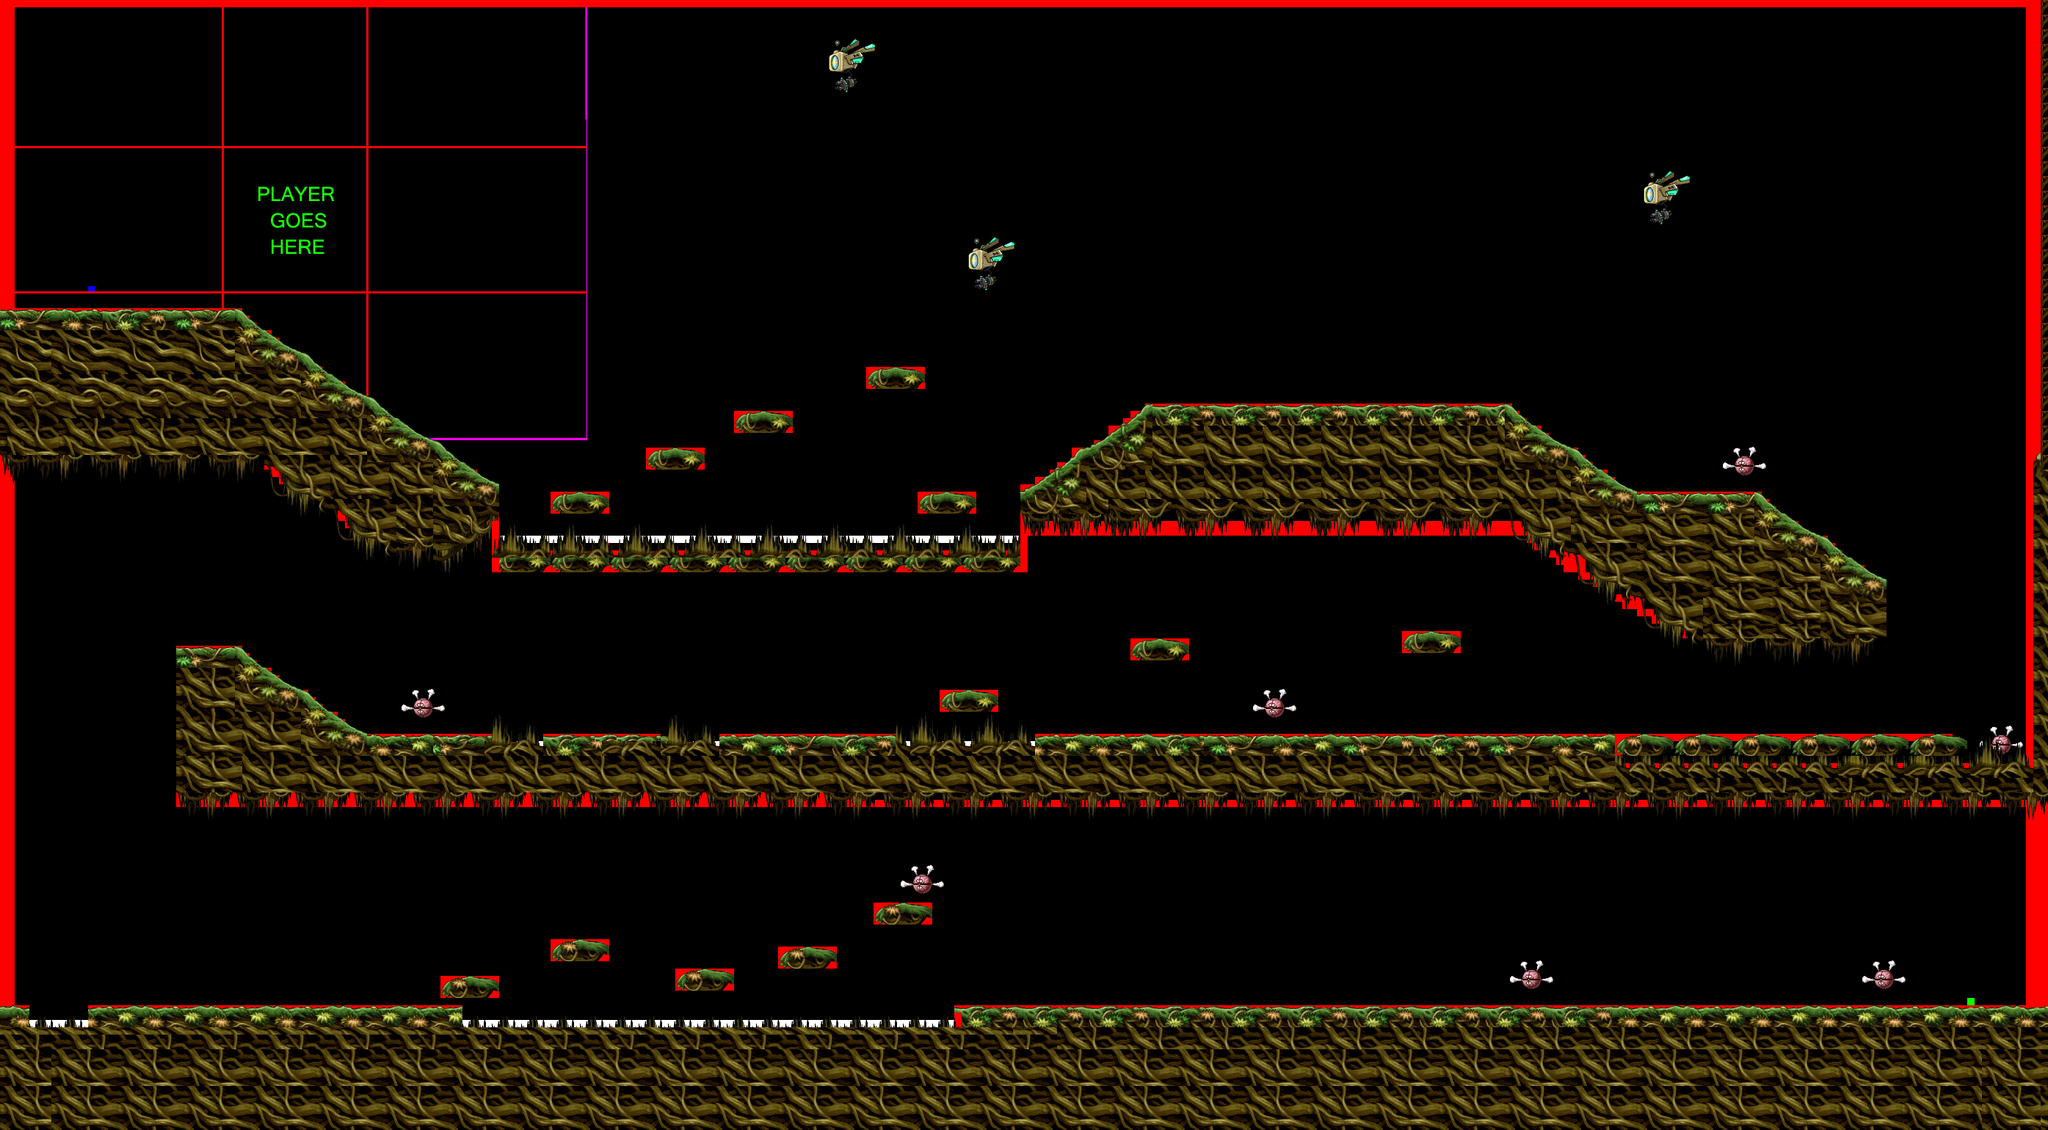

Rendered tile map (Tiled .tmx) drawn with the repository's tilesets; below, a short description and the map source with its tile grids summarised:
An orthogonal 279x154 tile map with 10x10 px tiles, 9 tile layers (SpawnPlayer, SpawnEnemySentinel, SpawnEnemyDroid, Portal, ...), 23 tilesets.

<map version="1.0" orientation="orthogonal" width="279" height="154" tilewidth="10" tileheight="10">
 <tileset firstgid="1" name="Collision" tilewidth="10" tileheight="10">
  <image source="CollisionTransparent.png" width="10" height="10" />
  <tile id="0">
   <properties>
    <property name="blocked" value="true" />
   </properties>
  </tile>
 </tileset>
 <tileset firstgid="2" name="SpawnPlayer" tilewidth="10" tileheight="10">
  <image source="SpawnPlayer.png" width="10" height="10" />
  <tile id="0">
   <properties>
    <property name="spawn" value="true" />
   </properties>
  </tile>
 </tileset>
 <tileset firstgid="3" name="deathCollision" tilewidth="10" tileheight="10">
  <image source="deathCollision.png" width="10" height="10" />
  <tile id="0">
   <properties>
    <property name="death" value="true" />
   </properties>
  </tile>
 </tileset>
 <tileset firstgid="4" name="Portal" tilewidth="10" tileheight="10">
  <image source="Portal.png" width="10" height="10" />
  <tile id="0">
   <properties>
    <property name="portal" value="true" />
   </properties>
  </tile>
 </tileset>
 <tileset firstgid="5" name="solRef" tilewidth="178" tileheight="100">
  <image source="solRef.png" width="178" height="100" />
  <tile id="0">
   <properties>
    <property name="spawn" value="true" />
   </properties>
  </tile>
 </tileset>
 <tileset firstgid="6" name="sentRef" tilewidth="98" tileheight="69">
  <image source="sentRef.png" width="98" height="69" />
  <tile id="0">
   <properties>
    <property name="spawn" value="true" />
   </properties>
  </tile>
 </tileset>
 <tileset firstgid="7" name="droidRef" tilewidth="76" tileheight="81">
  <image source="droidRef.png" width="76" height="81" />
  <tile id="0">
   <properties>
    <property name="spawn" value="true" />
   </properties>
  </tile>
 </tileset>
 <tileset firstgid="8" name="camera" tilewidth="800" tileheight="600">
  <image source="camera.png" width="800" height="600" />
  <tile id="0">
   <properties>
    <property name="camera" value="true" />
   </properties>
  </tile>
 </tileset>
 <tileset firstgid="9" name="Forest_1" tilewidth="10" tileheight="10">
  <image source="Forest/Forest_1.png" width="90" height="96" />
 </tileset>
 <tileset firstgid="90" name="Forest_4" tilewidth="10" tileheight="10">
  <image source="Forest/Forest_4.png" width="90" height="96" />
 </tileset>
 <tileset firstgid="171" name="Forest_10" tilewidth="10" tileheight="10">
  <image source="Forest/Forest_10.png" width="90" height="38" />
 </tileset>
 <tileset firstgid="198" name="Forest_15" tilewidth="10" tileheight="10">
  <image source="Forest/Forest_15.png" width="90" height="39" />
 </tileset>
 <tileset firstgid="225" name="Forest_14" tilewidth="10" tileheight="10">
  <image source="Forest/Forest_14.png" width="90" height="39" />
 </tileset>
 <tileset firstgid="252" name="Forest_23" tilewidth="10" tileheight="10">
  <image source="Forest/Forest_23.png" width="83" height="36" />
 </tileset>
 <tileset firstgid="276" name="Forest_24" tilewidth="10" tileheight="10">
  <image source="Forest/Forest_24.png" width="84" height="36" />
 </tileset>
 <tileset firstgid="300" name="Forest_20" tilewidth="10" tileheight="10">
  <image source="Forest/Forest_20.png" width="90" height="60" />
 </tileset>
 <tileset firstgid="354" name="Forest_17" tilewidth="10" tileheight="10">
  <image source="Forest/Forest_17.png" width="90" height="60" />
 </tileset>
 <tileset firstgid="408" name="Forest_18" tilewidth="10" tileheight="10">
  <image source="Forest/Forest_18.png" width="90" height="60" />
 </tileset>
 <tileset firstgid="462" name="Forest_2" tilewidth="10" tileheight="10">
  <image source="Forest/Forest_2.png" width="90" height="94" />
 </tileset>
 <tileset firstgid="543" name="Forest_8" tilewidth="10" tileheight="10">
  <image source="Forest/Forest_8.png" width="90" height="96" />
 </tileset>
 <tileset firstgid="624" name="Forest_13" tilewidth="10" tileheight="10">
  <image source="Forest/Forest_13.png" width="90" height="62" />
 </tileset>
 <tileset firstgid="678" name="Forest_12" tilewidth="10" tileheight="10">
  <image source="Forest/Forest_12.png" width="90" height="61" />
 </tileset>
 <tileset firstgid="732" name="Forest_9" tilewidth="10" tileheight="10">
  <image source="Forest/Forest_9.png" width="60" height="41" />
 </tileset>
 <layer name="SpawnPlayer" width="279" height="154">
  <data>[42966 cells, 1 non-empty, 1 distinct tile ids]</data>
 </layer>
 <layer name="SpawnEnemySentinel" width="279" height="154">
  <data>[42966 cells, 7 non-empty, 1 distinct tile ids]</data>
 </layer>
 <layer name="SpawnEnemyDroid" width="279" height="154">
  <data>[42966 cells, 3 non-empty, 1 distinct tile ids]</data>
 </layer>
 <layer name="Portal" width="279" height="154">
  <data>[42966 cells, 1 non-empty, 1 distinct tile ids]</data>
 </layer>
 <layer name="Camera" width="279" height="154">
  <data>[42966 cells, 1 non-empty, 1 distinct tile ids]</data>
 </layer>
 <layer name="Death" width="279" height="154">
  <data>[42966 cells, 361 non-empty, 1 distinct tile ids]</data>
 </layer>
 <layer name="Collision" width="279" height="154">
  <data>[42966 cells, 4029 non-empty, 1 distinct tile ids]</data>
 </layer>
 <layer name="Platform" width="279" height="154">
  <data>[42966 cells, 12989 non-empty, 725 distinct tile ids]</data>
 </layer>
 <layer name="SpawnEnemySoldier" width="279" height="154">
  <data>[42966 cells, 0 non-empty, 0 distinct tile ids]</data>
 </layer>
</map>
